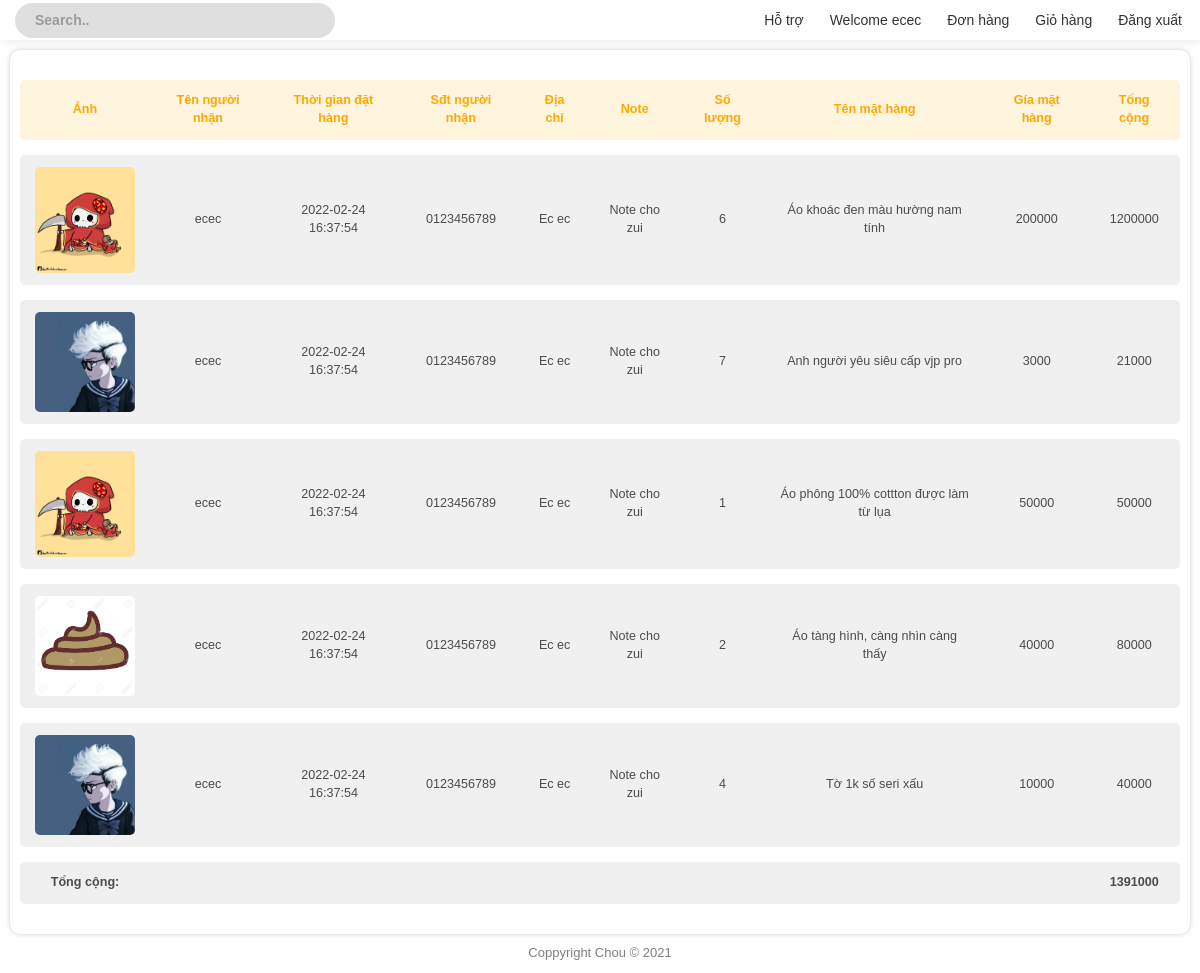
Page /Client/bill_detail.php?bill_detail=22 (signed in) on the committed database.
### tables this page shows
CREATE TABLE `bill` (
  `id` int(11) NOT NULL,
  `customer_id` int(11) NOT NULL,
  `time_order` datetime NOT NULL DEFAULT CURRENT_TIMESTAMP,
  `recipient_name` varchar(20) NOT NULL,
  `customer_phone` varchar(20) NOT NULL,
  `customer_address` varchar(30) NOT NULL,
  `note` varchar(30) NOT NULL,
  `status` tinyint(4) NOT NULL
);

### Client/cart/process_detail_content.php (called while the page is built, shortened)
<?php
    $id = $_GET['bill_detail'];
    $user_id = $_SESSION['id'];
    $query = "SELECT * FROM bill as t1
            JOIN (
                SELECT bill_detail.*,product.name,product.image,product.cost,product.cost * bill_detail.quantity as total
                FROM bill_detail
                JOIN product
                ON bill_detail.product_id = product.id
            ) as t2
            ON t1.id = t2.bill_id
            WHERE id = '$id' and customer_id = '$user_id'";
    $result = mysqli_query($connect, $query);
?>

### Client/cart/bill_detail_content.php (the view)
<body>
    <?php include './cart/process_detail_content.php'; ?>
    <div class="content_container">
        <table class="styled-table">
            <thead>
                <tr>
                    <th>Ảnh</th>
                    <th>Tên người nhận</th>
                    <th>Thời gian đặt hàng</th>
                    <th>Sđt người nhận</th>
                    <th>Địa chỉ</th>
                    <th>Note</th>
                    <th>Số lượng</th>
                    <th>Tên mặt hàng</th>
                    <th>Gía mặt hàng</th>
                    <th>Tổng cộng</th>
                </tr>
            </thead>
            <tbody>
                <?php $total = 0;
                foreach ($result as $bill) { ?>
                    <tr>
                        <td><img src="../Admin/photos/<?php echo $bill['image'] ?>" width="100px" style="border-radius: 5px;"></td>
                        <td><?php echo $bill['recipient_name'] ?></td>
                        <td><?php echo $bill['time_order'] ?></td>
                        <td><?php echo $bill['customer_phone'] ?></td>
                        <td><?php echo $bill['customer_address'] ?></td>
                        <td><?php echo $bill['note'] ?></td>
                        <td><?php echo $bill['quantity'] ?></td>
                        <td><?php echo $bill['name'] ?></td>
                        <td><?php echo $bill['cost'] ?></td>
                        <td><?php echo $bill['total'] ?></td>
                        <?php $total += $bill['total']; ?>
                    </tr>
                <?php } ?>
                <tr>
                    <td>
                        <b>Tổng cộng:</b>
                    </td>
                    <td></td>
                    <td></td>
                    <td></td>
                    <td></td>
                    <td></td>
                    <td></td>
                    <td></td>
                    <td></td>
                    <td><b><?php echo $total; ?></b></td>
                </tr>
            </tbody>
        </table>
    </div>
</body>
</html>

### Client/css/main.css (style rules this page uses)
::placeholder { color: black; opacity: 0.3; font-weight: 600; }
.content_container { background-color: #fff; margin: 10px; padding: 10px; border-radius: 10px; box-shadow: 0px 0px 5px rgba(0, 0, 0, 0.205); }
.styled-table thead tr { background-color: #FFF4DE; color: #FFA800 !important; text-align: center; }
.styled-table th, .styled-table td { padding: 12px 15px; text-align: center; }
.styled-table td:first-child, .styled-table th:first-child { border-radius: 5px 0px 0px 5px; }
.styled-table td:last-child, .styled-table th:last-child { border-radius: 0 5px 5px 0; }
.styled-table tbody tr { background-color: #f0f0f0 !important; color: #4b4c4d; }
.styled-table tbody tr:nth-of-type(even) { background-color: #fff; }
.styled-table tbody tr:last-of-type { border-bottom: none; }
.styled-table { border-collapse:separate; border-spacing:0 15px; margin: 5px 0; font-size: 0.9em; font-family: sans-serif; min-width: 400px; width: 100%; }

### Client/css/styles.css (style rules this page uses)
:root { --light-gray: #2b3032a1; --primary-color: #45ccb8; --border: #3a3737; --text-color: #fff; --text-color-secondary: #2b3032; --roboto: "Roboto", sans-serif; --gugi: "Gugi", cursive; --sofia: "Sofia", cursive; --anton: "Anton", sans-serif; --banner-height: 300px; }
body { overflow: visible !important; padding-right: 0 !important; }
html, body { margin: 0px; padding: 0px; color: rgb(37, 37, 37); font-family: "Poppins", sans-serif; }

### rows in the picture
bill: shows a picture, recipient_name "ecec", time_order "2022-02-24 16:37:54", customer_phone "0123456789", customer_address "Ec ec", note "Note cho zui", quantity "6", name "Áo khoác đen màu hường nam tính", cost "200000", total "1200000", quantity "7", name "Anh người yêu siêu cấp vjp pro", cost "3000", total "21000", quantity "1", name "Áo phông 100% cottton được làm từ lụa", cost "50000", total "50000", quantity "2", name "Áo tàng hình, càng nhìn càng thấy", cost "40000", total "80000", quantity "4", name "Tờ 1k số seri xấu", cost "10000", total "40000"

### other values in the picture
$_SESSION['name'] "ecec"
$total "1391000"
